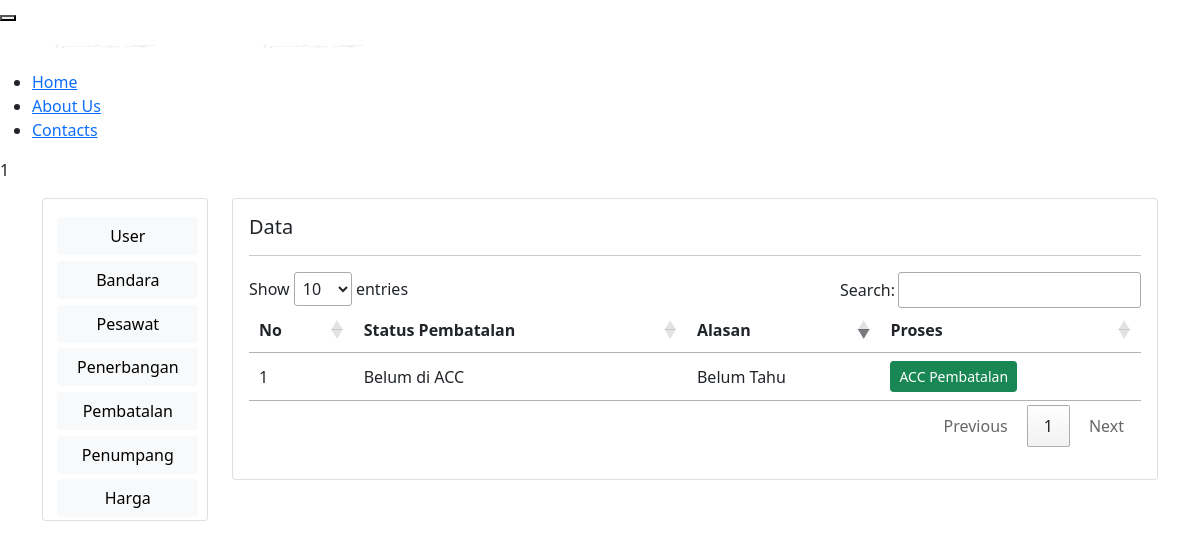
The app's page /site/pembatalan.php with its own data.
### tables this page shows
CREATE TABLE `pembatalan` (
  `id_penumpang` int(50) NOT NULL,
  `status_pembatalan` varchar(50) NOT NULL,
  `alasan` text NOT NULL
);

### site/pembatalan.php (the view, shortened to what this page needs)
<!DOCTYPE html>
<html>
<head>
	<link href="https://cdn.jsdelivr.net/npm/bootstrap@5.0.2/dist/css/bootstrap.min.css" rel="stylesheet">
</head>
<body>
	<?= include "header.php"; ?>
	<main>
		<div class="container mt-3">
			<div class="row">
				<div class="col-sm-2">
					<div class="card">
						<?php include "dasboardadmin.php"; ?>
					</div>
				</div>
				<div class="col-sm-10">
					<div class="card">
						<div class="card-body">
							<h5 class="card-tittle">Data</h5>
							<hr>
							<table id="tabel-data">
                                <thead class="thead-dark">
                                    <tr>
                                        <th>No</th>
                                        <th>Status Pembatalan</th>
                                        <th>Alasan</th>
                                        <th>Proses</th>
                                    </tr>
                                </thead>
                                <tbody>
                                    <?php
                                    include_once('koneksi.php');
                                    $sql = mysqli_query($koneksi, "SELECT * FROM pembatalan");
                                    foreach ($sql as $row) {
                                    ?>
                                        <tr>
                                            <td><?= $row["id_penumpang"]; ?></td>
                                            <td><?= $row["status_pembatalan"]; ?></td>
                                            <td><?= $row["alasan"]; ?></td>
                                            <td>
                        						<a href="hpspesawat.php?id=<?= $row['id_penumpang']; ?>" onclick="return confirm ('Apakah Anda yakin akan ACC pembatalan Tiket?')" class="btn btn-success btn-sm">ACC Pembatalan</a>
                                            </td>
                                        </tr>
                                    <?php } ?>
                            </table>
						</div>
					</div>
				</div>
			</div>
		</div>
	</main>
    <link rel="stylesheet" type="text/css" media="screen" href="https://cdn.datatables.net/1.10.24/css/jquery.dataTables.min.css">
</body>
</html>

### records on screen
pembatalan: id_penumpang "1", status_pembatalan "Belum di ACC", alasan "Belum Tahu"

### other values on screen
include "header.php" "1"
